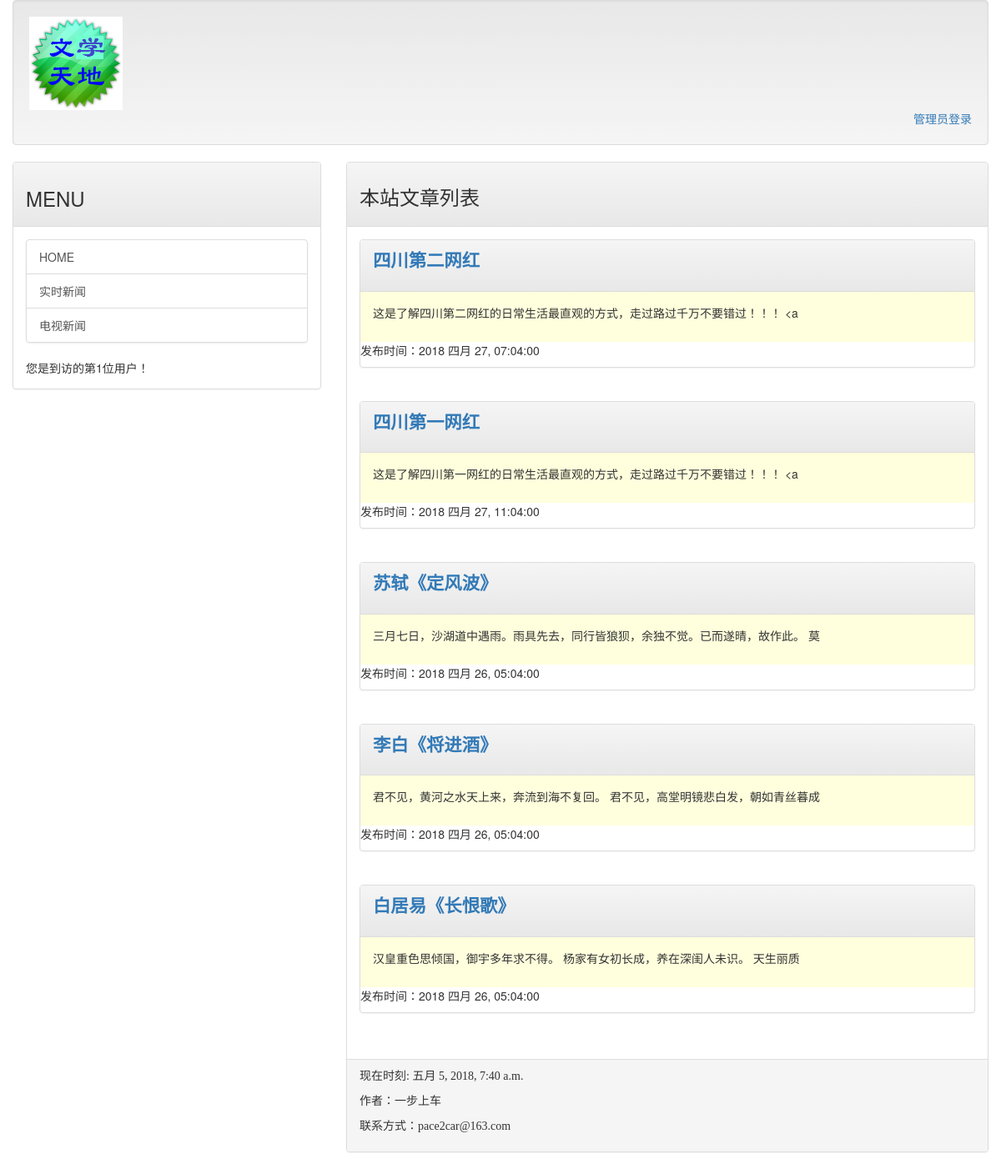
The page / on the database its author committed.
### MyBlog/models.py (models this page shows, shortened)
class BlogPost(models.Model):
    title = models.CharField(max_length = 150)
    slug = models.CharField(max_length = 150)
    body = models.TextField()
    pub_date = models.DateTimeField(default=timezone.now)
    class Meta:
        ordering = ('-pub_date',)

### MyBlog/views.py (the view)
# urls.py: url(r'^$', homepage),
def homepage(request):
    template = get_template('index.html')
    posts = BlogPost.objects.all()
    now = datetime.now()
    html = template.render(locals())
    '''post_lists =list()
    for count, post in enumerate(posts):
        post_lists.append("No.{}:".format(str(count)) + str(post) + "<hr>")
        post_lists.append("<small>" + str(post.body.encode('utf-8')) + "</small><br><br>")'''
    return HttpResponse(html)

### templates/index.html (shortened to what this page needs)
{% extends 'base.html' %}
{% block headmessage %}
    <h3 style='font-family:楷体;'>本站文章列表</h3></a>
{% endblock %}
{% block content %}
    {% for post in posts %}
        <div class="panel panel-default">
            <div class="panel-heading">
                <p style='font-family:微软雅黑;font-size:16pt;font-weight:bold;'>
                    <a href='/post/{{post.slug}}'>{{ post.title }}</a>
                </p>
            </div>
            <div class="panel-body" style="background-color: #ffffdd">
                <p>
                    {{ post.body | truncatechars:40 }}
                </p>
            </div>
            <div>
                <p>
                    发布时间：{{ post.pub_date | date:"Y M d, h:m:s" }}
                </p>
            </div>
        </div>
        <br>
    {% endfor %}
{% endblock %}

### templates/base.html (shortened to what this page needs)
<!DOCTYPE html>
<html>
<head>
    <link href="https://static.segmentfault.com/v-5aec1215/app/hackathon-2018/css/custom-bootstrap.css" rel="stylesheet">
    <link href="https://static.segmentfault.com/v-5aec1215/app/hackathon-2018/css/style.css" rel="stylesheet">
    <link rel="stylesheet" href="https://maxcdn.bootstrapcdn.com/bootstrap/3.3.7/css/bootstrap.min.css">
    <link rel="stylesheet" href="https://maxcdn.bootstrapcdn.com/bootstrap/3.3.7/css/bootstrap-theme.min.css">
</head>
<body>
    <div class='container-fluid'>
        {% include 'header.html' %}
        <div class="row">
            <div class="col-sm-4 col-md-4">
                <div class='panel panel-default'>
                    <div class='panel-heading'>
                        <h3>
                            MENU
                        </h3>
                    </div>
                    <div class="panel-body">
                        <div class="list-group">
                            <a href="/" class="list-group-item">HOME</a>
                            <a href="http://news.sina.com.cn/" class="list-group-item">实时新闻</a>
                            <a href="http://tv.cctv.com/live/cctv13/" class="list-group-item">电视新闻</a>
                        </div>
                    </div>
                </div>
            </div>
            <div class="col-sm-8 col-md-8">
                <div class="panel panel-default">
                    <div class="panel-heading">
                        {% block headmessage %} {% endblock %}
                    </div>
                    <div class='panel-body'>
                        {% block content %} {% endblock %}
                    </div>
                    <div class='panel-footer'>
                        {% include 'footer.html' %}
                    </div>
                </div>
            </div>
        </div>
    </div>
</body>
</html>

### templates/header.html
{% load staticfiles %}
<div class='well'>
    <img src="{% static "images/logo.png" %}">
    <div style="text-align: right; ">
        <a style='font-family:微软雅黑;' href='/admin/login/'>管理员登录</a>
    </div>
</div>

### templates/footer.html
{% block footer %}
    {% if now %}
    <p style='font-family:微软雅黑;'>现在时刻: {{ now }}</p>
    <p style='font-family:微软雅黑;'>作者：一步上车</p>
    <p style='font-family:微软雅黑;'>联系方式：pace2car@163.com</p>
    {% else %}
    <p style='font-family:微软雅黑;'>文本内容取自网络，如有侵权请来信通知下架。。。</p>
    <p style='font-family:微软雅黑;'>作者：一步上车</p>
    <p style='font-family:微软雅黑;'>联系方式：pace2car@163.com</p>
    {% endif %}
{% endblock %}

### rows shown on the page
BlogPost: title "四川第二网红", body "这是了解四川第二网红的日常生活最直观的方式，走过路过千万不要错过！！！ <a", pub_date "2018 四月 27, 07:04:00"
BlogPost: title "四川第一网红", body "这是了解四川第一网红的日常生活最直观的方式，走过路过千万不要错过！！！ <a", pub_date "2018 四月 27, 11:04:00"
BlogPost: title "苏轼《定风波》", body "三月七日，沙湖道中遇雨。雨具先去，同行皆狼狈，余独不觉。已而遂晴，故作此。 莫", pub_date "2018 四月 26, 05:04:00"
BlogPost: title "李白《将进酒》", body "君不见，黄河之水天上来，奔流到海不复回。 君不见，高堂明镜悲白发，朝如青丝暮成", pub_date "2018 四月 26, 05:04:00"
BlogPost: title "白居易《长恨歌》", body "汉皇重色思倾国，御宇多年求不得。 杨家有女初长成，养在深闺人未识。 天生丽质", pub_date "2018 四月 26, 05:04:00"

### other values the page prints
{{ now }} "五月 5, 2018, 7:40 a.m."
